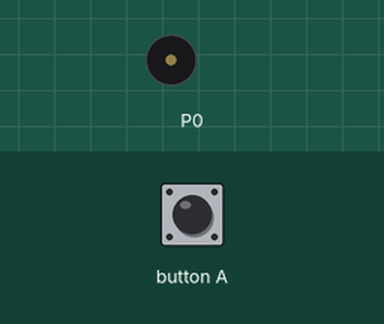
Bench run of a program on a simulated BBC micro:bit (MakeCode). Shown: buzzer (waves = sounding). The inputs (shaded band) are chosen by the test bench.

Above: at 1.2 s.
1.3 s: button A pressed for 0.15 s
At 5.1 s:
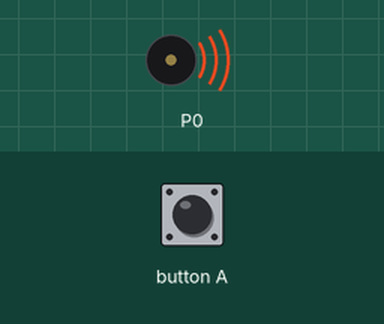
Timing chart, 0 to 10.4 s (numbered marks = the images above; inputs shaded):
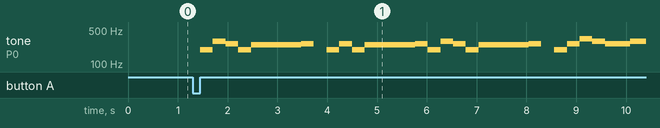

Measured:
- after the input at 1.3 s, tone on P0: plays 196 Hz for 0.26 s, 294 Hz for 0.26 s, 262 Hz for 0.26 s, 196 Hz for 0.26 s, 247 Hz for 1.0 s, 262 Hz for 0.25 s … (23 notes in this stretch), starting after 0.15 s

The program:

main.ts
```typescript
input.onButtonPressed(Button.A, function () {
    music.playTone(196, music.beat(BeatFraction.Half))
    music.playTone(294, music.beat(BeatFraction.Half))
    music.playTone(262, music.beat(BeatFraction.Half))
    music.playTone(196, music.beat(BeatFraction.Half))
    music.playTone(247, music.beat(BeatFraction.Whole))
    music.playTone(247, music.beat(BeatFraction.Whole))
    music.playTone(262, music.beat(BeatFraction.Half))
    music.rest(music.beat(BeatFraction.Half))
    music.playTone(196, music.beat(BeatFraction.Half))
    music.playTone(262, music.beat(BeatFraction.Half))
    music.playTone(196, music.beat(BeatFraction.Half))
    music.playTone(247, music.beat(BeatFraction.Whole))
    music.playTone(247, music.beat(BeatFraction.Whole))
    music.playTone(262, music.beat(BeatFraction.Half))
    music.playTone(196, music.beat(BeatFraction.Half))
    music.playTone(294, music.beat(BeatFraction.Half))
    music.playTone(262, music.beat(BeatFraction.Half))
    music.playTone(196, music.beat(BeatFraction.Half))
    music.playTone(247, music.beat(BeatFraction.Whole))
    music.playTone(247, music.beat(BeatFraction.Whole))
    music.playTone(262, music.beat(BeatFraction.Half))
    music.rest(music.beat(BeatFraction.Half))
    music.playTone(196, music.beat(BeatFraction.Half))
    music.playTone(262, music.beat(BeatFraction.Half))
    music.playTone(330, music.beat(BeatFraction.Half))
    music.playTone(294, music.beat(BeatFraction.Half))
    music.playTone(262, music.beat(BeatFraction.Whole))
    music.playTone(294, music.beat(BeatFraction.Whole))
    music.rest(music.beat(BeatFraction.Whole))
    music.playTone(196, music.beat(BeatFraction.Double))
    music.rest(music.beat(BeatFraction.Whole))
    music.playTone(392, music.beat(BeatFraction.Double))
    music.rest(music.beat(BeatFraction.Whole))
    music.playTone(294, music.beat(BeatFraction.Double))
    music.rest(music.beat(BeatFraction.Whole))
    music.rest(music.beat(BeatFraction.Whole))
    music.rest(music.beat(BeatFraction.Whole))
    music.playTone(262, music.beat(BeatFraction.Double))
    music.rest(music.beat(BeatFraction.Whole))
    music.playTone(392, music.beat(BeatFraction.Double))
    music.rest(music.beat(BeatFraction.Whole))
    music.playTone(262, music.beat(BeatFraction.Double))
    music.rest(music.beat(BeatFraction.Whole))
    music.rest(music.beat(BeatFraction.Whole))
    music.rest(music.beat(BeatFraction.Whole))
})
```

test.ts
```typescript
// 在這裡測試；當此封包作為擴充功能時，將不會編譯此內容。
```
